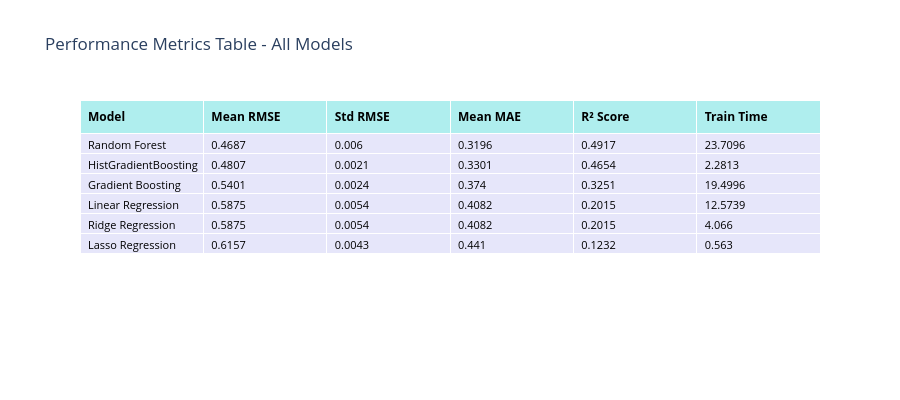

The notebook cell this image was saved under:
### Code cell
# Visualization: Model Performance Comparison
fig, axes = plt.subplots(2, 2, figsize=(15, 10))

# RMSE Comparison
results_df_sorted = results_df.sort_values('Mean RMSE')
axes[0, 0].barh(results_df_sorted['Model'], results_df_sorted['Mean RMSE'], color='steelblue', alpha=0.7)
axes[0, 0].set_xlabel('Mean RMSE', fontsize=11)
axes[0, 0].set_title('Model Performance: RMSE Comparison', fontsize=12, fontweight='bold')
axes[0, 0].grid(True, alpha=0.3, axis='x')

# MAE Comparison
results_df_sorted_mae = results_df.sort_values('Mean MAE')
axes[0, 1].barh(results_df_sorted_mae['Model'], results_df_sorted_mae['Mean MAE'], color='coral', alpha=0.7)
axes[0, 1].set_xlabel('Mean MAE', fontsize=11)
axes[0, 1].set_title('Model Performance: MAE Comparison', fontsize=12, fontweight='bold')
axes[0, 1].grid(True, alpha=0.3, axis='x')

# R² Comparison
results_df_sorted_r2 = results_df.sort_values('Mean R²', ascending=False)
axes[1, 0].barh(results_df_sorted_r2['Model'], results_df_sorted_r2['Mean R²'], color='limegreen', alpha=0.7)
axes[1, 0].set_xlabel('Mean R² Score', fontsize=11)
axes[1, 0].set_title('Model Performance: R² Score Comparison', fontsize=12, fontweight='bold')
axes[1, 0].grid(True, alpha=0.3, axis='x')

# Training Time Comparison
results_df_sorted_time = results_df.sort_values('Train Time')
axes[1, 1].barh(results_df_sorted_time['Model'], results_df_sorted_time['Train Time'], color='mediumpurple', alpha=0.7)
axes[1, 1].set_xlabel('Training Time (seconds)', fontsize=11)
axes[1, 1].set_title('Model Training Time Comparison', fontsize=12, fontweight='bold')
axes[1, 1].grid(True, alpha=0.3, axis='x')

plt.tight_layout()
plt.show()

# Create an interactive performance table with Plotly
fig = go.Figure(data=[go.Table(
    header=dict(values=['<b>Model</b>', '<b>Mean RMSE</b>', '<b>Std RMSE</b>', '<b>Mean MAE</b>', '<b>R² Score</b>', '<b>Train Time</b>'],
                fill_color='paleturquoise',
                align='left',
                font=dict(color='black', size=12)),
    cells=dict(values=[results_df['Model'],
                       results_df['Mean RMSE'],
                       results_df['Std RMSE'],
                       results_df['Mean MAE'],
                       results_df['Mean R²'],
                       results_df['Train Time']],
               fill_color='lavender',
               align='left',
               font=dict(color='black', size=11))
)])
fig.update_layout(title_text="Performance Metrics Table - All Models", height=400)
fig.show()

### Figure 1 — Plotly figure (JSON) as saved in the notebook; plotly's stock layout.template omitted (floating-point values rounded to 4 significant figures)
{"data": [{"cells": {"align": "left", "fill": {"color": "lavender"}, "font": {"color": "black", "size": 11}, "values": [["Random Forest", "HistGradientBoosting", "Gradient Boosting", "Linear Regression", "Ridge Regression", "Lasso Regression"], [0.4687, 0.4807, 0.5401, 0.5875, 0.5875, 0.6157], [0.006, 0.0021, 0.0024, 0.0054, 0.0054, 0.0043], [0.3196, 0.3301, 0.374, 0.4082, 0.4082, 0.441], [0.4917, 0.4654, 0.3251, 0.2015, 0.2015, 0.1232], [23.71, 2.281, 19.5, 12.57, 4.066, 0.563]]}, "header": {"align": "left", "fill": {"color": "paleturquoise"}, "font": {"color": "black", "size": 12}, "values": ["<b>Model</b>", "<b>Mean RMSE</b>", "<b>Std RMSE</b>", "<b>Mean MAE</b>", "<b>R² Score</b>", "<b>Train Time</b>"]}, "type": "table"}], "layout": {"height": 400, "title": {"text": "Performance Metrics Table - All Models"}}}
